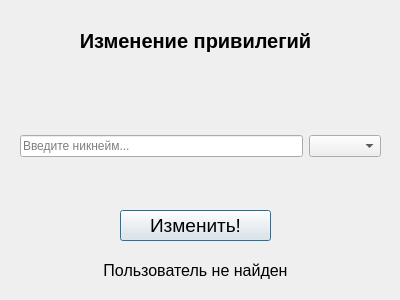
<?xml version="1.0" encoding="UTF-8"?>
<ui version="4.0">
 <class>PrivilegeChangeForm</class>
 <widget class="QDialog" name="PrivilegeChangeForm">
  <property name="windowModality">
   <enum>Qt::ApplicationModal</enum>
  </property>
  <property name="geometry">
   <rect>
    <x>0</x>
    <y>0</y>
    <width>400</width>
    <height>300</height>
   </rect>
  </property>
  <property name="sizePolicy">
   <sizepolicy hsizetype="Fixed" vsizetype="Fixed">
    <horstretch>0</horstretch>
    <verstretch>0</verstretch>
   </sizepolicy>
  </property>
  <property name="maximumSize">
   <size>
    <width>400</width>
    <height>300</height>
   </size>
  </property>
  <property name="windowTitle">
   <string>PrivilegeChangeForm</string>
  </property>
  <widget class="QWidget" name="horizontalLayoutWidget">
   <property name="geometry">
    <rect>
     <x>20</x>
     <y>120</y>
     <width>361</width>
     <height>52</height>
    </rect>
   </property>
   <layout class="QHBoxLayout" name="horizontalLayout">
    <item>
     <widget class="QLineEdit" name="nameField">
      <property name="placeholderText">
       <string>Введите никнейм...</string>
      </property>
     </widget>
    </item>
    <item>
     <widget class="QComboBox" name="levelSelectorBox">
      <property name="editable">
       <bool>false</bool>
      </property>
     </widget>
    </item>
   </layout>
  </widget>
  <widget class="QLabel" name="label">
   <property name="geometry">
    <rect>
     <x>-10</x>
     <y>20</y>
     <width>411</width>
     <height>41</height>
    </rect>
   </property>
   <property name="font">
    <font>
     <pointsize>15</pointsize>
     <weight>75</weight>
     <bold>true</bold>
    </font>
   </property>
   <property name="text">
    <string>Изменение привилегий</string>
   </property>
   <property name="alignment">
    <set>Qt::AlignCenter</set>
   </property>
  </widget>
  <widget class="QPushButton" name="levelChangeButton">
   <property name="geometry">
    <rect>
     <x>120</x>
     <y>210</y>
     <width>151</width>
     <height>31</height>
    </rect>
   </property>
   <property name="font">
    <font>
     <pointsize>14</pointsize>
     <weight>50</weight>
     <bold>false</bold>
    </font>
   </property>
   <property name="text">
    <string>Изменить!</string>
   </property>
  </widget>
  <widget class="QLabel" name="statusLabel">
   <property name="enabled">
    <bool>true</bool>
   </property>
   <property name="geometry">
    <rect>
     <x>0</x>
     <y>245</y>
     <width>391</width>
     <height>51</height>
    </rect>
   </property>
   <property name="font">
    <font>
     <pointsize>12</pointsize>
    </font>
   </property>
   <property name="text">
    <string>Пользователь не найден</string>
   </property>
   <property name="alignment">
    <set>Qt::AlignCenter</set>
   </property>
  </widget>
 </widget>
 <resources/>
 <connections/>
</ui>
